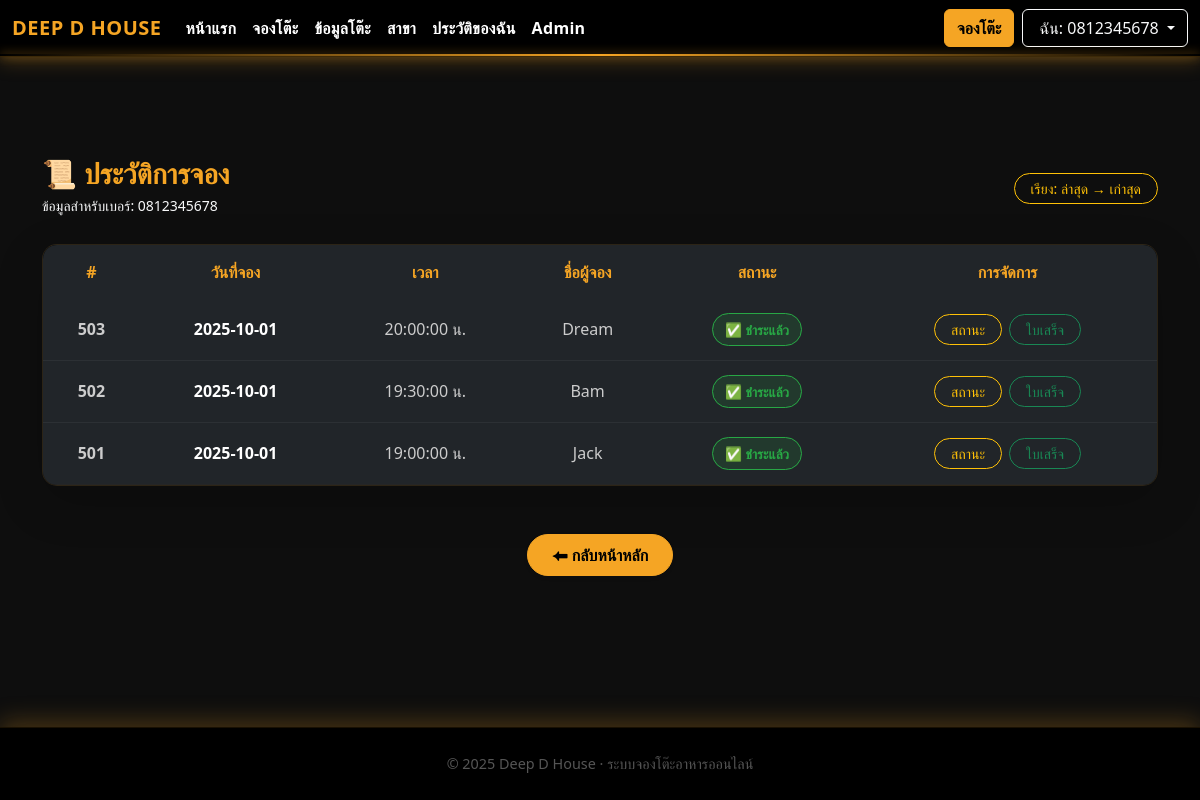
The app's page /my_bookings.php (signed in) with its own data.
### tables this page shows
CREATE TABLE `tbl_booking` (
  `no` int(11) NOT NULL,
  `table_id` int(11) NOT NULL,
  `booking_name` varchar(100) NOT NULL,
  `booking_date` date NOT NULL,
  `booking_time` time NOT NULL,
  `price` decimal(10,2) DEFAULT 150.00,
  `booking_phone` varchar(10) NOT NULL,
  `slip_img` varchar(255) DEFAULT NULL,
  `booking_staff` varchar(100) DEFAULT 'ผู้ใช้ทั่วไป',
  `dateCreate` datetime DEFAULT current_timestamp(),
  `payment_status` enum('pending','paid') DEFAULT 'pending'
);

### my_bookings.php (the view, shortened to what this page needs)
<?php
require_once 'condb.php';
$phone = $_SESSION['phone'];
$order = ($_GET['order'] ?? 'desc') === 'asc' ? 'asc' : 'desc';
$toggleOrder = $order === 'asc' ? 'desc' : 'asc';
$orderLabel = $order === 'asc' ? 'เก่าสุด → ล่าสุด' : 'ล่าสุด → เก่าสุด';
$sql_history = "SELECT * FROM tbl_booking WHERE booking_phone = '$phone' ORDER BY booking_date $order, booking_time $order, no $order";
$result = mysqli_query($conn, $sql_history);
$bookings = $result ? mysqli_fetch_all($result, MYSQLI_ASSOC) : [];
?>
<!DOCTYPE html>
<html lang="th">
<head>
    <link href="https://cdn.jsdelivr.net/npm/bootstrap@5.3.3/dist/css/bootstrap.min.css" rel="stylesheet">
    <link rel="stylesheet" href="style.css">
</head>
<body>
<?php include 'navbar.php'; ?>
<div class="main-content">
    <div class="container">
        <div class="d-flex justify-content-between align-items-center mb-4">
            <div>
                <h3 class="text-gold fw-bold mb-1">📜 ประวัติการจอง</h3>
                <p class="text-light small mb-1">ข้อมูลสำหรับเบอร์: <?= htmlspecialchars($phone) ?></p>
            </div>
            <a href="?order=<?= $toggleOrder ?>" class="btn btn-sm btn-outline-warning rounded-pill px-3">
                 เรียง: <?= $orderLabel ?>
            </a>
        </div>
        <?php if (empty($bookings)): ?>
            <div class="card p-5 text-center bg-dark border-secondary">
                <p class="text-muted mb-0">❌ ยังไม่มีประวัติการจองในระบบ</p>
            </div>
        <?php else: ?>
            <div class="table-responsive table-custom shadow-lg">
                <table class="table table-dark table-hover mb-0 align-middle text-center">
                    <thead>
                        <tr>
                            <th>#</th>
                            <th>วันที่จอง</th>
                            <th>เวลา</th>
                            <th>ชื่อผู้จอง</th>
                            <th>สถานะ</th>
                            <th>การจัดการ</th>
                        </tr>
                    </thead>
                    <tbody>
                        <?php foreach ($bookings as $b): ?>
                            <tr>
                                <td class="fw-bold text-whit"><?= $b['no'] ?></td>
                                <td class="fw-bold text-white"><?= htmlspecialchars($b['booking_date']) ?></td>
                                <td><?= htmlspecialchars($b['booking_time']) ?> น.</td>
                                <td><?= htmlspecialchars($b['booking_name']) ?></td>
                                <td>
                                    <?php if ($b['payment_status'] === 'paid'): ?>
                                        <span class="badge-status" style="background: rgba(40,167,69,0.15); color: #28a745; border: 1px solid #28a745;">✅ ชำระแล้ว</span>
                                    <?php elseif ($b['payment_status'] === 'pending'): ?>
                                        <span class="badge-status" style="background: rgba(255,193,7,0.15); color: #ffc107; border: 1px solid #ffc107;">⌛ รอตรวจสอบ</span>
                                    <?php else: ?>
                                        <span class="badge-status" style="background: rgba(220,53,69,0.15); color: #dc3545; border: 1px solid #dc3545;">❌ ไม่ผ่าน</span>
                                    <?php endif; ?>
                                </td>
                                <td>
                                    <div class="btn-group gap-2">
                                        <a href="booking_status.php?id=<?= $b['no'] ?>" class="btn btn-sm btn-outline-warning rounded-pill px-3">สถานะ</a>
                                        <?php if ($b['payment_status'] === 'paid'): ?>
                                            <a href="receipt.php?id=<?= $b['no'] ?>" class="btn btn-sm btn-outline-success rounded-pill px-3">ใบเสร็จ</a>
                                        <?php endif; ?>
                                    </div>
                                </td>
                            </tr>
                        <?php endforeach; ?>
                    </tbody>
                </table>
            </div>
        <?php endif; ?>
        <div class="text-center mt-5">
            <a href="index.php" class="btn btn-primary px-4 py-2 rounded-pill shadow-sm">⬅ กลับหน้าหลัก</a>
        </div>
    </div>
</div>
<footer>
    <div class="container">
© 2025 Deep D House · ระบบจองโต๊ะอาหารออนไลน์    </div>
</footer>
</body>
</html>

### style.css (style rules this page uses)
:root { --gold: #f5a524; --gold-2: #d9901d; --bg: #0e0e0e; --card: #151515; }
body { background: var(--bg); color: #fff; font-family: 'Kanit', 'Segoe UI', sans-serif; min-height: 100vh; }
.btn-primary { background: var(--gold); border-color: var(--gold); color: #000; font-weight: 700; }
footer { background: #000; color: #aaa; text-align: center; padding: 12px; font-size: 0.9rem; border-top: 1px solid rgba(245, 165, 36, 0.25); box-shadow: 0 -6px 24px rgba(245, 165, 36, 0.25); }
.table-dark { background: #1a1a1a; border-radius: 12px; overflow: hidden; }
.table th { color: var(--gold); font-weight: 700; border-bottom: 2px solid rgba(245, 165, 36, 0.2); }
.table td { border-color: rgba(255, 255, 255, 0.05); vertical-align: middle; }
.text-gold { color: var(--gold) !important; }

### my_bookings.php (style rules this page uses)
body { display: flex; flex-direction: column; min-height: 100vh; background-color: #0e0e0e; color: #fff; margin: 0; }
.main-content { flex: 1; padding-top: 100px; padding-bottom: 50px; }
.table-custom { background: #151515; border-radius: 15px; overflow: hidden; border: 1px solid rgba(245, 165, 36, 0.1); }
.table-custom thead { background: #000; }
.table-custom th { color: #f5a524; padding: 15px; border: none; }
.table-custom td { color: #ccc; padding: 15px; border-bottom: 1px solid rgba(255,255,255,0.05); }
.badge-status { padding: 6px 12px; border-radius: 50px; font-size: 0.85rem; font-weight: 600; }
footer { background: #000; color: #555; text-align: center; padding: 25px 0; border-top: 1px solid rgba(245, 165, 36, 0.1); }

### records on screen
tbl_booking: no "503", booking_date "2025-10-01", booking_time "20:00:00", booking_name "Dream", payment_status "✅ ชำระแล้ว"
tbl_booking: no "502", booking_date "2025-10-01", booking_time "19:30:00", booking_name "Bam", payment_status "✅ ชำระแล้ว"
tbl_booking: no "501", booking_date "2025-10-01", booking_time "19:00:00", booking_name "Jack", payment_status "✅ ชำระแล้ว"

### other values on screen
$phone "0812345678"
$orderLabel "ล่าสุด → เก่าสุด"
